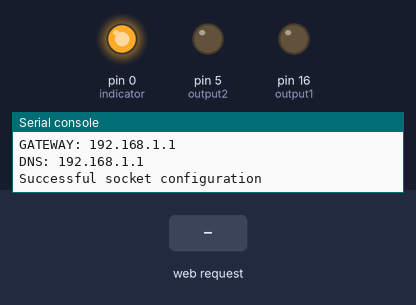
This program was run on a simulated MicroPython board. Parts: output pins drawn as LEDs (lit = HIGH), the last lines printed to the serial console. Inputs (shaded band) come from the test bench. WiFi joins after 1.5 s.

Above: at 3.7 s.
3.8 s: HTTP request GET /?control1=on received
At 4.1 s:
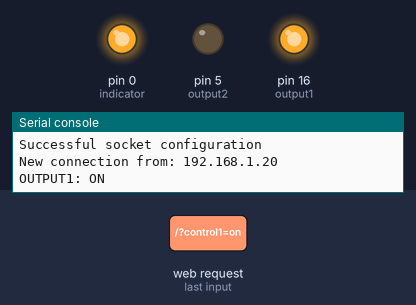
5.3 s: HTTP request GET /?control2=on received
At 6.5 s:
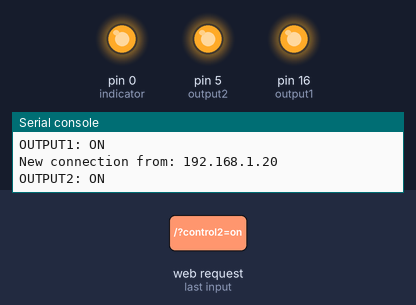
6.8 s: HTTP request GET /?control1=off received
At 7.6 s:
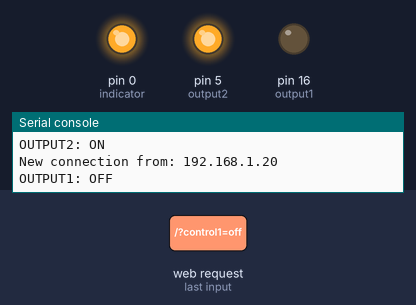
8.3 s: HTTP request GET /?control2=off received
At 8.7 s:
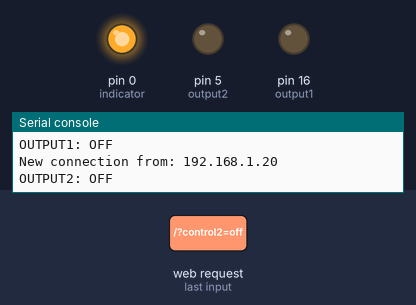
Timing chart, 0 to 10.8 s (numbered marks = the images above; inputs shaded):
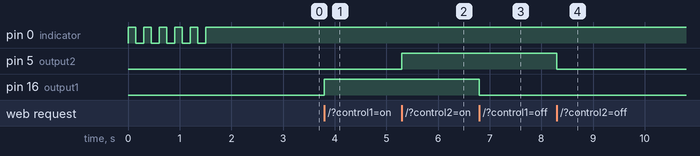

Measured:
- after the input at 3.8 s, pin 16 (output1): LOW → HIGH at once
- after the input at 5.3 s, pin 5 (output2): LOW → HIGH at once
- after the input at 6.8 s, pin 16 (output1): HIGH → LOW at once
- after the input at 8.3 s, pin 5 (output2): HIGH → LOW at once

The program:

web_server_led_control.py
```python
'''
 * LED control through a Web server
 *
 * Name = Web Server - Led Control
 * Version = 1.0.1
 * Update Date = 10/10/2021
 * Author = Jhonatan Lamiña
 * e-mail = contacto@jhonatanlamina.com
 * Web = www.jhonatanlamina.com
 *
 * Copyright (c) Jhonatan Lamiña - All rights reserved
'''

from machine import Pin, reset
import network
import socket
import time

#Disable debug output
import esp
esp.osdebug(None)

#It reclaims the memory occupied by objects that are not necessary for the program
import gc
gc.collect()

#WiFi Connection
#Replace the SSID and KEY data with those of your Wi-Fi network
ssid = 'WiFi NETWORK'
key = '*wifi-network*'
indicator = Pin(0, Pin.OUT)
wlan = network.WLAN(network.STA_IF)
if not wlan.isconnected():
    wlan.active(True)
    wlan.connect(ssid, key)
    print('Connecting to: %s' % ssid)
    timeout = time.ticks_ms()
    while not wlan.isconnected():
        indicator.on()
        time.sleep(0.15)
        indicator.off()
        time.sleep(0.15)
        if (time.ticks_diff (time.ticks_ms(), timeout) > 10000):
            break
    if wlan.isconnected():
        indicator.on()
        print('Successful connection to: %s' % ssid)
        print('IP: %s\nSUBNET: %s\nGATEWAY: %s\nDNS: %s' % wlan.ifconfig()[0:4])
    else:
        indicator.off()
        wlan.active(False)
        print('Failed to connect to: %s' % ssid)
else:
    indicator.on()
    print('Connected\nIP: %s\nSUBNET: %s\nGATEWAY: %s\nDNS: %s' % wlan.ifconfig()[0:4])

#Output Pin
output1 = Pin(16, Pin.OUT)
output2 = Pin(5, Pin.OUT)

#Web Page
def web_page():
    html = """
<!DOCTYPE html>
<html>
<head>
	<title>MicroPython Web Server</title>
    <link rel="shortcut icon" href="https://www.adafruit.com/includes/templates/adafruit2013/images/micropython/snek.png">
    <meta http-equiv="Content-Type" content="text/html;charset=UTF-8">
    <meta name="viewport" content="width=device-width, initial-scale=1">
    <style type="text/css">
	    *{
		padding: 0px; margin: 0px;
		}
		.home{
			padding: 0px 0px 10px 0px; background-color: #ffffff;
		}
		.nav{
			box-sizing: border-box; display: inline-block;
			padding: 10px 0px 10px 0px; background-color:#063d6d;
			width: 100%; height: auto;
		}
		.control{
			box-sizing: border-box; display: inline-block;
			padding: 0px 0px 15px 0px; background-color: #cccccc;
			border: 4px solid #063d6d; border-radius: 20px;
			width: auto; height: auto; margin: 30px;
		}
		.myline {
		  border: 2px solid #063d6d;
		}
		#t1{
			font-family: Helvetica; font-weight: bold;
			text-align: center; font-size: 50px; color: white;
		}
		#t2{
			font-family: Helvetica; font-weight: bold;
			text-align: center; font-size: 20px; color: white;
		}
		#t3{
			font-family: Helvetica; font-weight: bold;
			font-size: 30px; color: #063d6d;
		}
		#imag{
			width: 200px; height: 200px; padding: 25px;
		}
		#on{
			border: 4px solid green; border-radius: 20px;
			background-color:white; color: green;
			font-weight: bold; font-size: 20px;
			width: 150px; height: 50px; cursor:pointer;
		}
		#off{
			border: 4px solid red; border-radius: 20px;
			background-color:white; color: red;
			font-weight: bold; font-size: 20px;
			width: 150px; height: 50px; cursor:pointer;
		}
  	</style>
</head>
<body>
	<div class='nav'>
		<h1 id='t1'>MicroPyton Web Server</h1>
		<p id='t2'>For more information visit <a id='t2' href="https://jhonatanlamina.com" target="_blank" title="Go to www.jhonatanlamina.com">www.jhonatanlamina.com</a></p>
	</div>
	<div class="home">
		<center>
		<div class="control">
			<img id="imag" src="https://gifimage.net/wp-content/uploads/2017/11/foco-idea-gif-12.gif" alt="img">
			<hr class="myline"><br /> &ensp;
			<button id='on' type="button" onclick="window.location.href='/?control1=on'">ON</button> &ensp;
			<button id='off' type="button" onclick="window.location.href='/?control1=off'">OFF</button> &ensp;
		</div>
		<div class="control">
			<img id="imag" src="https://gifimage.net/wp-content/uploads/2017/11/foco-idea-gif-12.gif" alt="img">
			<hr class="myline"><br /> &ensp;
			<button id='on' type="button" onclick="window.location.href='/?control2=on'">ON</button> &ensp;
			<button id='off' type="button" onclick="window.location.href='/?control2=off'">OFF</button> &ensp;
		</div>
		</center>
	</div>
</body>
</html>
"""
    return html
try:
    tcp_socket = socket.socket(socket.AF_INET, socket.SOCK_STREAM)
    tcp_socket.bind(('', 80))
    tcp_socket.listen(5)
    time.sleep(1)
    print('Successful socket configuration')
except OSError as e:
    print('Failed to socket configuration. Rebooting...')
    time.sleep(3)
    reset()

while True:
    try:
        if gc.mem_free() < 102000:
            gc.collect()
        conn, addr = tcp_socket.accept()
        conn.settimeout(3.0)
        print('New connection from: %s' % str(addr[0]))
        request = conn.recv(1024)
        conn.settimeout(None)
        request = str(request)
        #print('Request: %s' %request)
        if request.find('/?control1=on') == 6:
            print('OUTPUT1: ON')
            output1.on()
        if request.find('/?control1=off') == 6:
            print('OUTPUT1: OFF')
            output1.off()
        if request.find('/?control2=on') == 6:
            print('OUTPUT2: ON')
            output2.on()
        if request.find('/?control2=off') == 6:
            print('OUTPUT2: OFF')
            output2.off()
        conn.send('HTTP/1.1 200 OK\n')
        conn.send('Content-Type: text/html\n')
        conn.send('Connection: close\n\n')
        conn.sendall(web_page())
        conn.close()
    except OSError as e:
        conn.close()
        #print('Connection closed')
```
